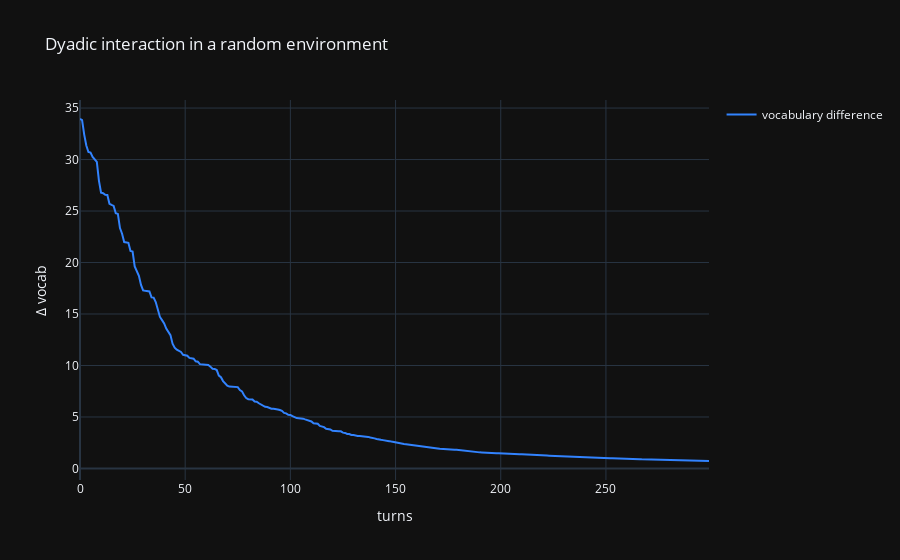

Write notebook code for a chart like this one.
### Code cell
fig = plot(vocab_dif.numpy(), 'vocabulary difference')
fig.update_layout(
    title='Dyadic interaction in a random environment',
    yaxis_title='Δ P(w|m)',
    xaxis_title='turns'
)
fig.show()

### Figure 1 — Plotly figure (JSON) as saved in the notebook; plotly's stock layout.template omitted (floating-point values rounded to 4 significant figures; data arrays with more than 128 entries replaced by an {"elided": "..."} marker saying what was removed)
{"data": [{"legendgroup": "vocabulary difference", "line": {"color": "#3283FE"}, "mode": "lines", "name": "vocabulary difference", "showlegend": true, "x": {"elided": "300 int values"}, "y": {"elided": "300 float values"}, "type": "scatter"}], "layout": {"title": {"text": "Dyadic interaction in a random environment"}, "yaxis": {"title": {"text": "Δ vocab"}}, "xaxis": {"title": {"text": "turns"}}}}
